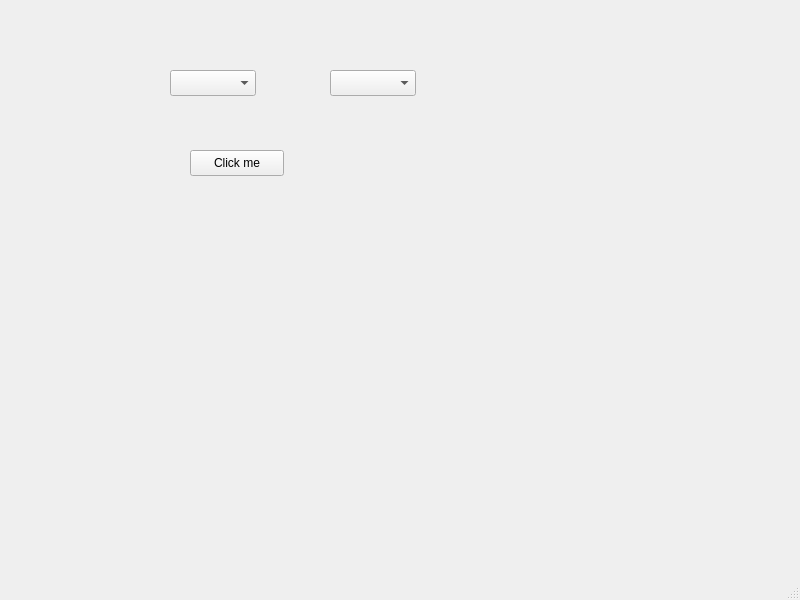
<?xml version="1.0" encoding="UTF-8"?>
<ui version="4.0">
 <class>MainWindow</class>
 <widget class="QMainWindow" name="MainWindow">
  <property name="geometry">
   <rect>
    <x>0</x>
    <y>0</y>
    <width>800</width>
    <height>600</height>
   </rect>
  </property>
  <property name="windowTitle">
   <string>MainWindow</string>
  </property>
  <widget class="QWidget" name="centralwidget">
   <widget class="QComboBox" name="comboBox_1">
    <property name="geometry">
     <rect>
      <x>170</x>
      <y>70</y>
      <width>86</width>
      <height>26</height>
     </rect>
    </property>
    <property name="currentIndex">
     <number>-1</number>
    </property>
    <item>
     <property name="text">
      <string>Item 1</string>
     </property>
    </item>
    <item>
     <property name="text">
      <string>Item 2</string>
     </property>
    </item>
    <item>
     <property name="text">
      <string>Item 3</string>
     </property>
    </item>
    <item>
     <property name="text">
      <string>Item 4</string>
     </property>
    </item>
   </widget>
   <widget class="QComboBox" name="comboBox_2">
    <property name="geometry">
     <rect>
      <x>330</x>
      <y>70</y>
      <width>86</width>
      <height>26</height>
     </rect>
    </property>
   </widget>
   <widget class="QPushButton" name="pushButton">
    <property name="geometry">
     <rect>
      <x>190</x>
      <y>150</y>
      <width>94</width>
      <height>26</height>
     </rect>
    </property>
    <property name="text">
     <string>Click me</string>
    </property>
   </widget>
  </widget>
  <widget class="QMenuBar" name="menubar">
   <property name="geometry">
    <rect>
     <x>0</x>
     <y>0</y>
     <width>800</width>
     <height>23</height>
    </rect>
   </property>
  </widget>
  <widget class="QStatusBar" name="statusbar"/>
 </widget>
 <resources/>
 <connections/>
</ui>
